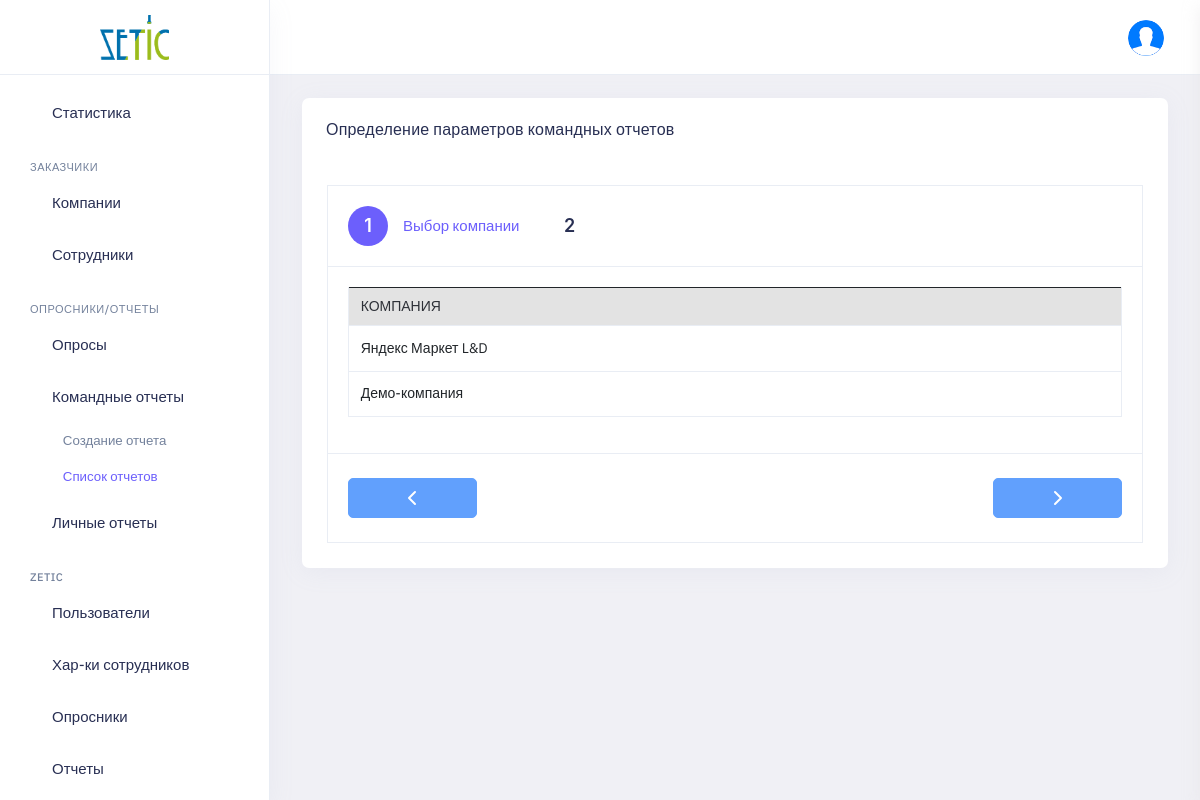
The page /panel/group_reports_list (signed in) on the database as committed earlier.
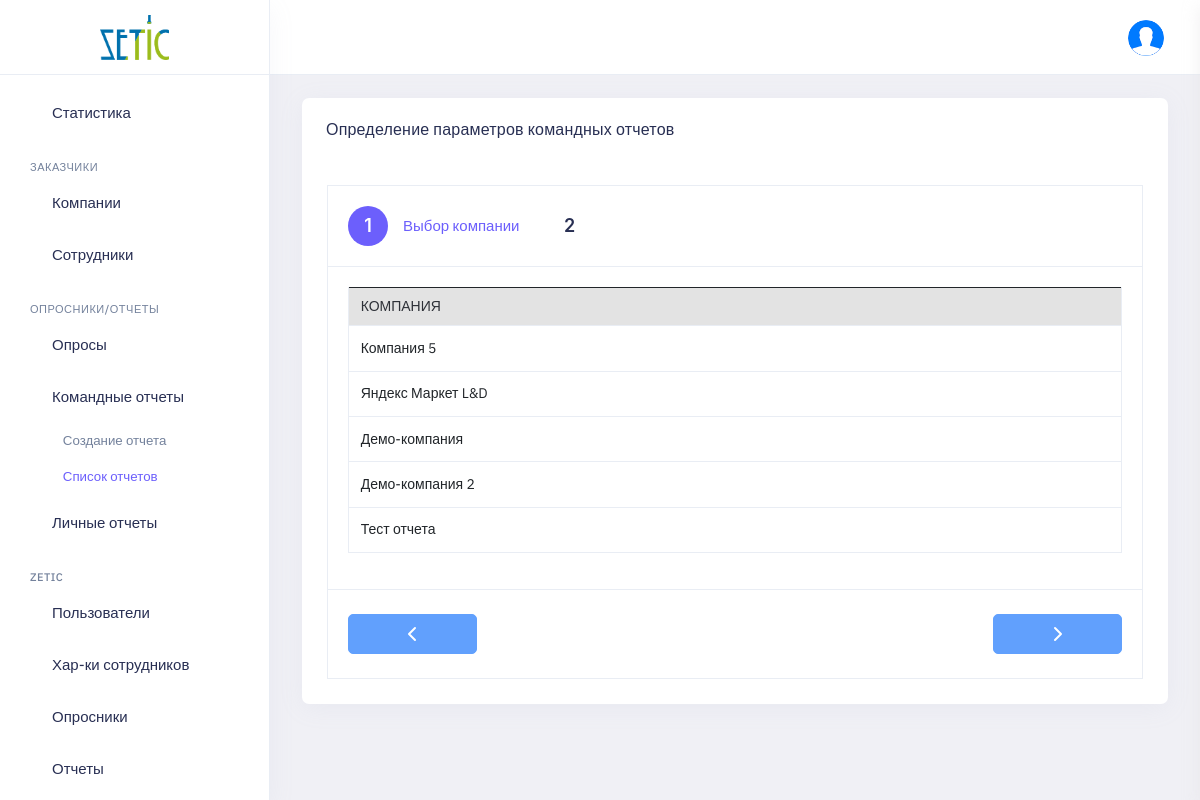
The same page on the database as committed later.
### pdf/models.py (models this page shows, shortened)
class Company(models.Model):
    created_at = models.DateTimeField(auto_now_add=True, null=True, blank=True)
    created_by = models.ForeignKey(User, default=None, null=True, on_delete=models.PROTECT)
    name = models.CharField(max_length=150, blank=False, null=False)
    version = models.IntegerField(null=True, default=0)
    active = models.BooleanField(default=True, null=False)
    email = models.CharField(max_length=100, blank=True, null=True, default=None)
    public_code = models.CharField(max_length=10, blank=False, null=False, default='')
    class Meta:
        verbose_name_plural = 'Компании'
        verbose_name = 'Компания'

### panel/views.py (the view)
# urls.py: path('group_reports_list', panel_views.group_reports_list, name='group_reports_list'),
@login_required(redirect_field_name=None, login_url='/login/')
def group_reports_list(request):
    context = info_common(request)
    if context == 'logout':
        return render(request, 'login.html', {'error': 'Ваша учетная запись деактивирована'})
    else:
        cur_user_role_name = UserProfile.objects.get(user=request.user).role.name
        if cur_user_role_name == 'Менеджер':
            companies = Company.objects.filter(created_by=request.user)
        if cur_user_role_name == 'Админ заказчика':
            companies = Company.objects.filter(id=Employee.objects.get(user=request.user).company.id)
        if cur_user_role_name == 'Админ' or cur_user_role_name == 'Суперадмин':
            companies = Company.objects.all()
        companies_arr = []
        for company in companies:
            report_group = ReportGroup.objects.filter(company=company)
            if report_group.count() > 0:
                companies_arr.append(company.name)
        context.update(
            {'companies_arr': companies_arr}
        )
        return render(request, 'panel_group_reports_list.html', context)

### panel/views.py (called while the page is built)
@login_required(redirect_field_name=None, login_url='/login/')
def info_common(request):
    userprofile = UserProfile.objects.get(user=request.user)
    context = {
        'cur_userprofile': userprofile
    }
    if userprofile.role.name == 'Админ заказчика':
        employee = Employee.objects.get(user=request.user)
        if not employee.company_admin_active:
            logout(request)
            return 'logout'
        else:
            return context
    else:
        return context

### panel/templates/panel_group_reports_list.html (shortened to what the changed rows need)
{% extends 'panel_base.html' %}
{% load static %}
    {% block content %}
        <div class="main-container container-fluid" id="main-container">
            <div class="page-header">
                <h1 class="page-title">Созданные командные отчеты</h1>
            </div>
            <div class="row">
                <div class="col-lg-12 col-md-12 col-sm-12 col-xl-12">
                    <div class="row ">
                            <div class="col-md-12">
                                <div class="card">
                                    <div class="card-body">
                                        <div id="wizard1" role="application" class="wizard clearfix">
                                            <div class="content clearfix">
                                                <section id="wizard1-p-0" role="tabpanel" aria-labelledby="wizard1-h-0" class="body current" aria-hidden="false">
                                                    <div class="table-responsive">
                                                        <table class="table table-bordered text-nowrap border-bottom list-table" id="responsive-datatable">
                                                            <thead>
                                                                <tr>
                                                                    <th class="wd-15p border-bottom-0 table-header">Компания</th>
                                                                </tr>
                                                            </thead>
                                                            <tbody>
                                                                {% for company_arr in companies_arr %}
                                                                <tr class="table-row cursor-pointer">
                                                                    <td>{{ company_arr }}</td>
                                                                </tr>
                                                                {% endfor %}
                                                            </tbody>
                                                        </table>
                                                    </div>
                                                </section>
                                            </div>
                                    </div>
                                </div>
                            </div>
                        </div>
                    </div>
                </div>
            </div>
        </div>
    {% endblock %}

Rows that differ between the two databases and show on the page:
now on this page (row edited): Company: companies_arr "Компания 5"
added Company: companies_arr "Демо-компания 2"
added Company: companies_arr "Тест отчета"
